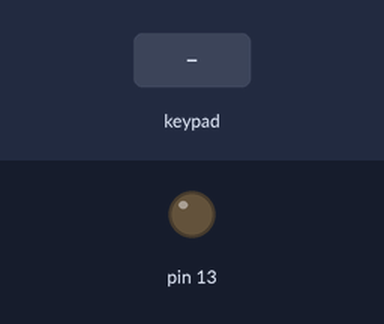
The sketch below on a simulated Arduino Uno, built with avr-gcc and run on an emulated ATmega328P. Shown: output pins drawn as LEDs (lit = HIGH). The test bench sets the inputs (shaded band). What the sketch prints to the serial monitor is not drawn.

Above: at 2.2 s.
2.3 s: keypad keys 5 4 3 2 # pressed 0.4 s apart
At 5.1 s:
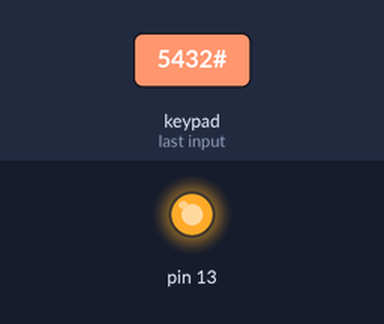
Timing chart, 0 to 11.8 s (numbered marks = the images above; inputs shaded):
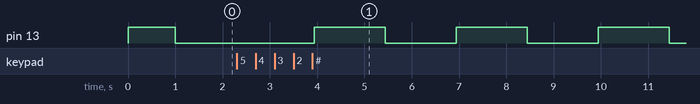

Measured:
- after the input at 2.3 s, pin 13: alternates HIGH for 1.5 s and LOW for 1.5 s, starting after 1.6 s

The sketch:

lab_03.ino
```cpp
#include <Keypad.h>
int amount[5];
void calculate(int arr[]); // this will determine how much petrol you asked fo\r
String strNum;
int sum = 0;
int i = 0;
const byte ROWS = 4; //four rows
const byte COLS = 4; //four columns
//define the cymbols on the buttons of the keypads
char hexaKeys[ROWS][COLS] = {
  {'1', '2', '3', 'A'},
  {'4', '5', '6', 'B'},
  {'7', '8', '9', 'C'},
  {'*', '0', '#', 'D'}
};
byte colPins[ROWS] = {5, 4, 3, 2}; // Pins used for the rows of the keypad
byte rowPins[COLS] = {9, 8, 7, 6}; // Pins used for the columns of the keypad

//initialize an instance of class NewKeypad
Keypad customKeypad = Keypad( makeKeymap(hexaKeys), rowPins, colPins, ROWS, COLS);

void setup(){
  Serial.begin(9600);
  pinMode(13, OUTPUT);
  for (int i=0;i<5;i++){
  digitalWrite(13,HIGH);
  delay(200);
  digitalWrite(13,LOW); }
  Serial.println("Enter amount:");
  //Serial.print(amount);
}
void loop(){
  char customKey = customKeypad.getKey();

  if (customKey == '1'){
    strNum = strNum + customKey;
    Serial.print(customKey);
    i = i+1;
  }
  if (customKey == '2'){
    strNum = strNum + customKey;
    Serial.print(customKey);
  }
  if (customKey == '3'){
    strNum = strNum + customKey;
    Serial.print(customKey);
  }
  if (customKey == '4'){
    strNum = strNum + customKey;
    Serial.print(customKey);
  }
  if (customKey == '5'){
    strNum = strNum + customKey;
    Serial.print(customKey);
  }
  if (customKey == '6'){
    strNum = strNum + customKey;
    Serial.print(customKey);
  }
  if (customKey == '7'){
    strNum = strNum + customKey;
    Serial.print(customKey);
  }
  if (customKey == '8'){
    strNum = strNum + customKey;
    Serial.print(customKey);
  }
  if (customKey == '9'){
    strNum = strNum + customKey;
    Serial.print(customKey);
  }
  if (customKey == '0'){
    strNum = strNum + customKey;
    Serial.print(customKey);
  }
  if (customKey == '#'){
    calculate(amount);
  }
  //i = i+1;
  //Serial.print(i);
  //Serial.print("array at i is");
  //Serial.print(amount[i]);
}
void calculate(int arr[5]){
int beta = 0;
  int num_litres = 0;
  int power;
  int sum = strNum.toInt();
  Serial.print("\nYour entered value: ");
  Serial.print(sum);

    if (sum > 200){
    num_litres = sum / 200; // check
    Serial.print("\nYou will have ");
    Serial.print(num_litres);
    Serial.println(" Lit of fuel against this amount.");
    Serial.println("Dispensing fuel.Please wait");
    for (int i=0; i<num_litres;i++){
    digitalWrite(13,HIGH);
    delay(1500);
    digitalWrite(13,LOW);
    delay(1500);}
    Serial.println("Thank you for visiting us.");
    Serial.println("Drive safe");
    }
    else{
         Serial.println("\nSorry, system cannot dispense fuel against this amount.");
          Serial.println("Thank you for visiting us.");
          Serial.println("Drive safe");
    }
}
```
